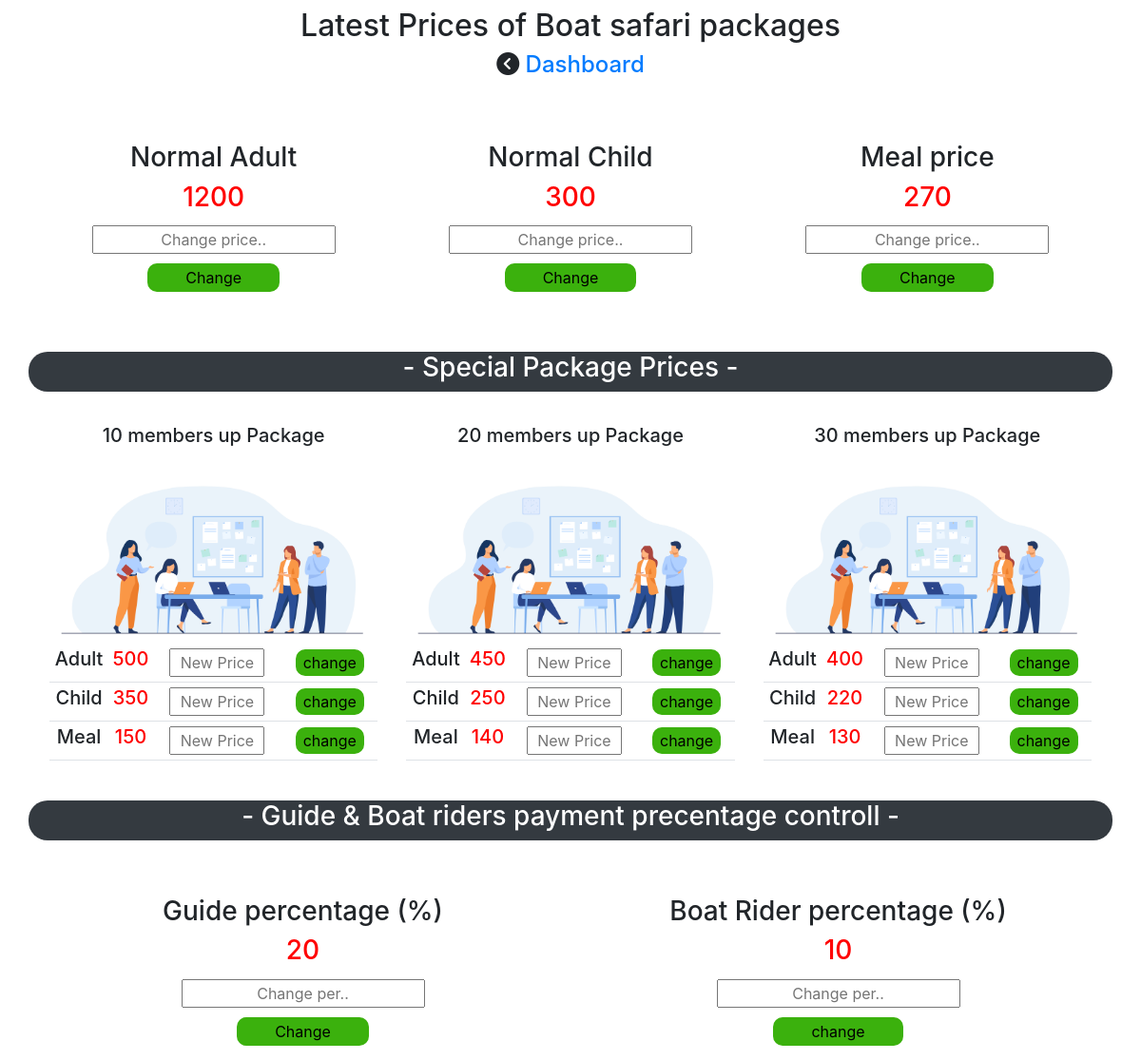
The app's page /Price-changes/prices-changes-logged.php with its own data.
### tables this page shows
CREATE TABLE `prices` (
  `ID` int(11) NOT NULL,
  `Adult` varchar(50) NOT NULL,
  `child` varchar(50) NOT NULL,
  `meal` varchar(50) NOT NULL
);

CREATE TABLE `paymentpre` (
  `preID` int(11) NOT NULL,
  `position` varchar(100) NOT NULL,
  `presentage` varchar(100) NOT NULL
);

### Price-changes/prices-changes-logged.php (the view, shortened to what this page needs)
<!DOCTYPE html>
<html lang="en">
<head>
    <link href="https://cdn.jsdelivr.net/npm/bootstrap@5.1.0/dist/css/bootstrap.min.css" rel="stylesheet">
    <link href="//maxcdn.bootstrapcdn.com/bootstrap/4.0.0/css/bootstrap.min.css" rel="stylesheet" id="bootstrap-css">
    <link rel="stylesheet" href="./prices-changes-logged.css?v=<?php echo time(); ?>">
</head>
<body>
<div class="container-fluid">
    <div class="row text-center pt-2" id="row1">
        <h2 id="blink">Latest Prices of Boat safari packages</h2>
        <h4><i class="fa fa-chevron-circle-left" aria-hidden="true"></i> <a href="../main-panel/main-panel.php">Dashboard</a></h4>
    </div>
    <div class="container">
    <div class="row d-flex justify-content-around" id="row2">
        <div class="row pt-5 " id="row2-row1">
            <div class="col" id="boxes"  >
                <h3>Normal Adult</h3>
                <?php
                $connection = mysqli_connect('localhost', 'root', '', 'captaincruise');
                $sql = "SELECT Adult FROM prices where id=1 order by ID desc";
                $result = mysqli_query($connection , $sql);
                while($row = mysqli_fetch_array($result)){
                echo"<h3 style='color:red;'>".$row['Adult']." </h3>";
                };
                ?>
                <form action="prices-changes-logged.php" method="post" enctype="multipart/form-data">
                <input type="text" name="adultprice" placeholder="Change price.."><br>
                <input type="submit" value="Change" id="change" name="adult" ><br>
                </form>
            </div>
            <div class="col" id="boxes" >
                <h3>Normal Child</h3>
                <?php
                $connection = mysqli_connect('localhost', 'root', '', 'captaincruise');
                $sql = "SELECT child FROM prices where id=1 order by ID desc";
                $result = mysqli_query($connection , $sql);
                while($row = mysqli_fetch_array($result)){
                echo"<h3 style='color:red;'>".$row['child']." </h3>";
                };
                ?>
                <form action="prices-changes-logged.php" method="post" enctype="multipart/form-data">
                <input type="text" name="childprice" placeholder="Change price.."><br>
                <input type="submit" value="Change" id="change" name="child" ><br>
                </form>
            </div>
            <div class="col" id="boxes" >
                <h3>Meal price</h3>
                <?php
                $connection = mysqli_connect('localhost', 'root', '', 'captaincruise');
                $sql = "SELECT meal FROM prices where id=1 order by ID desc";
                $result = mysqli_query($connection , $sql);
                while($row = mysqli_fetch_array($result)){
                echo"<h3 style='color:red;'>".$row['meal']." </h3>";
                };
                ?>
                <form action="prices-changes-logged.php" method="post" enctype="multipart/form-data">
                <input type="text" name="mealprice" placeholder="Change price.."><br>
                <input type="submit" value="Change" id="change" name="meal" ><br>
                </form>
            </div>
        </div>
    </div>
    <div class="row text-center mt-5 bg-dark" id="row4">
        <h3 style="color: white;">- Special Package Prices - </h3>
    </div>
    <div class="row mt-4 d-flex justify-content-around" id="row5">
       <div class="row text-center" id="row5-1">
           <div class="col" id="boxes">
               <div class="row" id="box-image">
               <h5>10 members up Package</h5>
                 <img src="./images/6308.jpg" alt="">
               </div>
               <table class="table" id="packagetable">
               <tr>
                   <td><h5>Adult</h5></td>
                   <td>
                   <?php
                $connection = mysqli_connect('localhost', 'root', '', 'captaincruise');
                $sql = "SELECT Adult FROM prices where ID=2 order by ID desc";
                $result = mysqli_query($connection , $sql);
                while($row = mysqli_fetch_array($result)){
                echo"<h5 style='color:red;'>".$row['Adult']." </h5>";
                };
                ?>
                    </td>
                    <form action="prices-changes-logged.php" method="POST" enctype="multipart/form-data">
                   <td><input type="text" name="10adult" id="packageinput" placeholder="New Price"></td>
                   <td><input type="submit" value="change" id="packagebtn" name="10adultbtn"></td>
            </form>
               </tr>
               <tr>
                   <td><h5>Child</h5></td>
                   <td>
                   <?php
                $connection = mysqli_connect('localhost', 'root', '', 'captaincruise');
                $sql = "SELECT child FROM prices where ID=2 order by ID desc";
                $result = mysqli_query($connection , $sql);
                while($row = mysqli_fetch_array($result)){
                echo"<h5 style='color:red;'>".$row['child']." </h5>";
                };
                ?>
                    </td>
                    <form action="prices-changes-logged.php" method="POST" enctype="multipart/form-data">
                   <td><input type="text" name="10child" id="packageinput" placeholder="New Price"></td>
                   <td><input type="submit" value="change" id="packagebtn" name="10childbtn"></td>
            </form>
               </tr>
               <tr>
                   <td><h5>Meal</h5></td>
                   <td>
                   <?php
                $connection = mysqli_connect('localhost', 'root', '', 'captaincruise');
                $sql = "SELECT meal FROM prices where ID=2 order by ID desc";
                $result = mysqli_query($connection , $sql);
                while($row = mysqli_fetch_array($result)){
                echo"<h5 style='color:red;'>".$row['meal']." </h5>";
                };
                ?>
                    </td>
                    <form action="prices-changes-logged.php" method="POST" enctype="multipart/form-data">
                   <td><input type="text" name="10meal" id="packageinput" placeholder="New Price"></td>
                   <td><input type="submit" value="change" id="packagebtn" name="10mealbtn"></td>
            </form>
               </tr>
               </table>
           </div>
           <div class="col" id="boxes">
               <div class="row" id="box-image">
               <h5>20 members up Package</h5>
                 <img src="./images/6308.jpg" alt="">
               </div>
               <table class="table" id="packagetable">
               <tr>
                   <td><h5>Adult</h5></td>
                   <td>
                   <?php
                $connection = mysqli_connect('localhost', 'root', '', 'captaincruise');
                $sql = "SELECT Adult FROM prices where ID=3 order by ID desc";
                $result = mysqli_query($connection , $sql);
                while($row = mysqli_fetch_array($result)){
                echo"<h5 style='color:red;'>".$row['Adult']." </h5>";
                };
                ?>
                    </td>
                    <form action="prices-changes-logged.php" method="POST" enctype="multipart/form-data">
                   <td><input type="text" name="20adult" id="packageinput" placeholder="New Price"></td>
                   <td><input type="submit" value="change" id="packagebtn" name="20adultbtn"></td>
            </form>
               </tr>
               <tr>
                   <td><h5>Child</h5></td>
                   <td>
                   <?php
                $connection = mysqli_connect('localhost', 'root', '', 'captaincruise');
                $sql = "SELECT child FROM prices where ID=3 order by ID desc";
                $result = mysqli_query($connection , $sql);
                while($row = mysqli_fetch_array($result)){
                echo"<h5 style='color:red;'>".$row['child']." </h5>";
                };
                ?>
                    </td>
                    <form action="prices-changes-logged.php" method="POST" enctype="multipart/form-data">
                   <td><input type="text" name="20child" id="packageinput" placeholder="New Price"></td>
                   <td><input type="submit" value="change" id="packagebtn" name="20childbtn"></td>
            </form>
               </tr>
               <tr>
                   <td><h5>Meal</h5></td>
                   <td>
                   <?php
                $connection = mysqli_connect('localhost', 'root', '', 'captaincruise');
                $sql = "SELECT meal FROM prices where ID=3 order by ID desc";
                $result = mysqli_query($connection , $sql);
                while($row = mysqli_fetch_array($result)){
                echo"<h5 style='color:red;'>".$row['meal']." </h5>";
                };
                ?>
                    </td>
                    <form action="prices-changes-logged.php" method="POST" enctype="multipart/form-data">
                   <td><input type="text" name="20meal" id="packageinput" placeholder="New Price"></td>
                   <td><input type="submit" value="change" id="packagebtn" name="20mealbtn"></td>
            </form>
               </tr>
               </table>
           </div>
           <div class="col" id="boxes">
               <div class="row" id="box-image">
               <h5>30 members up Package</h5>
                 <img src="./images/6308.jpg" alt="">
               </div>
               <table class="table" id="packagetable">
               <tr>
                   <td><h5>Adult</h5></td>
                   <td>
                   <?php
                $connection = mysqli_connect('localhost', 'root', '', 'captaincruise');
                $sql = "SELECT Adult FROM prices where ID=4 order by ID desc";
                $result = mysqli_query($connection , $sql);
                while($row = mysqli_fetch_array($result)){
                echo"<h5 style='color:red;'>".$row['Adult']." </h5>";
                };
                ?>
                    </td>
                    <form action="prices-changes-logged.php" method="POST" enctype="multipart/form-data">
                   <td><input type="text" name="30adult" id="packageinput" placeholder="New Price"></td>
                   <td><input type="submit" value="change" id="packagebtn" name="30adultbtn"></td>
            </form>
               </tr>
               <tr>
                   <td><h5>Child</h5></td>
                   <td>
                   <?php
                $connection = mysqli_connect('localhost', 'root', '', 'captaincruise');
                $sql = "SELECT child FROM prices where ID=4 order by ID desc";
                $result = mysqli_query($connection , $sql);
                while($row = mysqli_fetch_array($result)){
                echo"<h5 style='color:red;'>".$row['child']." </h5>";
                };
                ?>
                    </td>
                    <form action="prices-changes-logged.php" method="POST" enctype="multipart/form-data">
                   <td><input type="text" name="30child" id="packageinput" placeholder="New Price"></td>
                   <td><input type="submit" value="change" id="packagebtn" name="30childbtn"></td>
            </form>
               </tr>
               <tr>
                   <td><h5>Meal</h5></td>
                   <td>
                   <?php
                $connection = mysqli_connect('localhost', 'root', '', 'captaincruise');
                $sql = "SELECT meal FROM prices where ID=4 order by ID desc";
                $result = mysqli_query($connection , $sql);
                while($row = mysqli_fetch_array($result)){
                echo"<h5 style='color:red;'>".$row['meal']." </h5>";
                };
                ?>
                    </td>
                    <form action="prices-changes-logged.php" method="POST" enctype="multipart/form-data">
                   <td><input type="text" name="30meal" id="packageinput" placeholder="New Price"></td>
                   <td><input type="submit" value="change" id="packagebtn" name="30mealbtn"></td>
            </form>
               </tr>
               </table>
           </div>
       </div>
       <div class="row text-center mt-3 bg-dark" id="row4">
        <h3 style="color: white;">- Guide & Boat riders payment precentage controll - </h3>
    </div>
    <div class="row pt-5 " id="row2-row1">
    <div class="col" id="boxes"  >
                <h3>Guide percentage (%)</h3>
                <?php
                $connection = mysqli_connect('localhost', 'root', '', 'captaincruise');
                $sql = "SELECT * FROM paymentpre where preID=1";
                $result = mysqli_query($connection , $sql);
                while($row = mysqli_fetch_array($result)){
                echo"<h3 style='color:red;'>".$row['presentage']." </h3>";
                };
                ?>
                <form action="prices-changes-logged.php" method="post" enctype="multipart/form-data">
                <input type="text" name="gprece" placeholder="Change per.."><br>
                <input type="submit" value="Change" id="change" name="gpre" ><br>
                </form>
            </div>
            <div class="col" id="boxes"  >
                <h3>Boat Rider percentage (%)</h3>
                <?php
                $connection = mysqli_connect('localhost', 'root', '', 'captaincruise');
                $sql = "SELECT * FROM paymentpre where preID=2";
                $result = mysqli_query($connection , $sql);
                while($row = mysqli_fetch_array($result)){
                echo"<h3 style='color:red;'>".$row['presentage']." </h3>";
                };
                ?>
                <form action="prices-changes-logged.php" method="post" enctype="multipart/form-data">
                <input type="text" name="bprece" placeholder="Change per.."><br>
                <input type="submit" value="change" id="change" name="bpre" ><br>
                </form>
            </div>
    </div>
    </div>
    </div>
</div>
</body>
</html>

### Price-changes/prices-changes-logged.css (style rules this page uses)
#blink { -webkit-animation: blinkingText 1.2s infinite; animation: blinkingText 1.2s infinite; }
#boxes { text-align: center; background-color: white; padding: 10px; border-radius: 15px; -webkit-transition: ease-in-out 0.3s; transition: ease-in-out 0.3s; }
#boxes input { margin: 5px; text-align: center; }
#change { padding: 3px 40px; border-radius: 10px; border: none; background: #3bb10d; }
#row2-row1 { grid-gap: 10px; }
#row4 { border-radius: 20px; }
#row5-1 { grid-gap: 10px; }
#box-image { height: 230px; }
#packageinput { width: 100px; }
#packagetable tr td { padding: 0px; margin: 0px; vertical-align: middle; }
#packagetable tr { text-align: center; }
#packagebtn { background: #3bb10d; border: none; padding: 2px 8px; border-radius: 10px; }

### records on screen
prices: Adult "1200", child "300", meal "270"
prices: Adult "500", child "350", meal "150"
prices: Adult "450", child "250", meal "140"
prices: Adult "400", child "220", meal "130"
paymentpre: presentage "20"
paymentpre: presentage "10"
